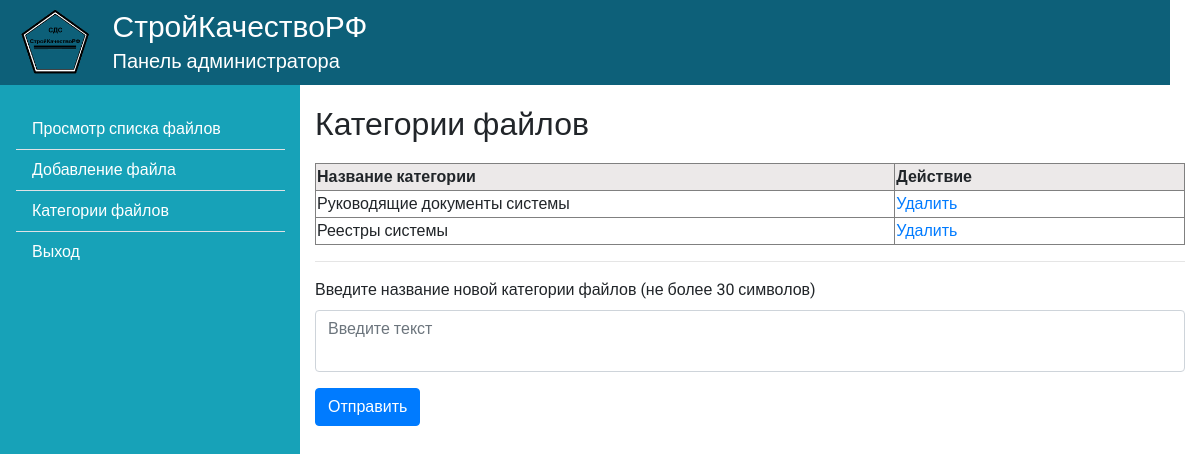
Page /admin/admin.index.php?id=categoryadd (signed in) on the committed database.
### tables this page shows
CREATE TABLE category(
                    id INTEGER PRIMARY KEY AUTOINCREMENT,
                    category_name TEXT
                    );

### admin/inc/FileDB.class.php (called while the page is built, shortened)
<?php
class FileDB {
	private $_db = null;
	function __construct ($db_path=self::DB_NAME){
        $this->_db = new SQLite3($db_path);
    }
    private function db2Arr_category ($data){
        $arr = [];
        while ($row = $data->fetchArray(SQLITE3_ASSOC)) {
            $arr[] = $row;
        }
        return $arr;
    }
    function getCategories(){
        $sql = "SELECT id, category_name FROM category";
        $res = $this->_db->query($sql);
        return $this->db2Arr_category($res);
    }
}

### admin/inc/categoryAdd.view.php (the view, shortened to what this page needs)
<?php
$categories = $files->getCategories();
function putInTable($categories)
{
    foreach ($categories as $category) {
            echo "<tr>";
            echo "<td>{$category['category_name']}</td>";
            echo "<td><a href='{$_SERVER['REQUEST_URI']}&id_del_category={$category['id']}'>Удалить</a></td>";
            echo "</tr>";
    }
}
?>
<table>
    <tr>
        <th>Название категории</th>
        <th>Действие</th>
    </tr>
    <?putInTable ($categories)?>
</table>
<hr>
<form class="category_add" method="POST" action="<?= $_SERVER['REQUEST_URI']?>">
<div class="mb-3">
    <label for="validationTextarea">Введите название новой категории файлов (не более 30 символов)</label>
    <textarea class="form-control" id="validationTextarea" placeholder="Введите текст" name='new_category_name' required></textarea>
</div>
<button class="btn btn-primary" type="submit">Отправить</button>
</form>

### rows in the picture
category: category_name "Руководящие документы системы"
category: category_name "Реестры системы"

### other values in the picture
$contentHeader "Категории файлов"
